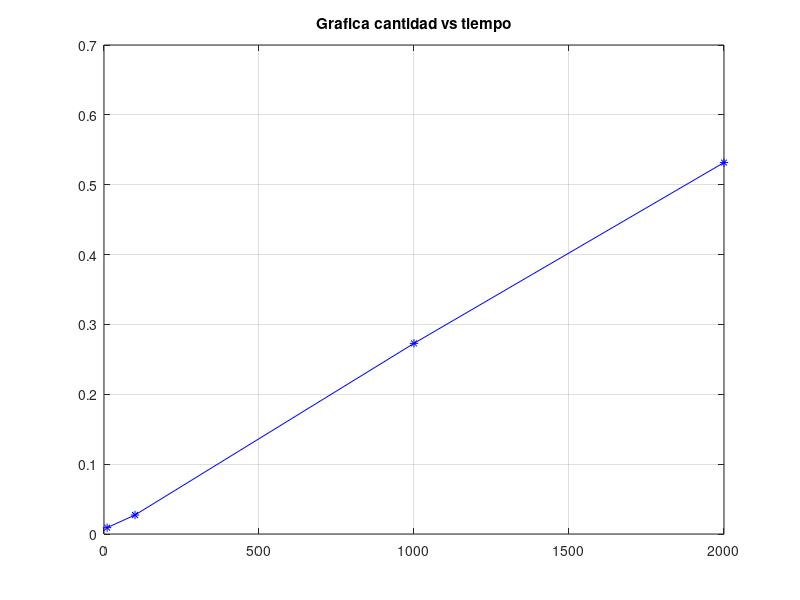

The MATLAB source for this figure:
clear all;clc
n = [10,100,1000,2000]';
t = zeros(length(n),1)';
for j = 1: length(n);    
a = zeros(1,n(j));
b = zeros(1,n(j)); 
s =zeros(1,n(j));

tic()
for i = 1: n(j)
    a(i) = randi([1,10],1,1);
    b(i) = randi([1,10],1,1);
end

for i = 1: n(j)
    s(i) = [a(i) + b(i)];
end

t(j) = toc;

end

disp('El vector de terminos es de: \n')
disp(n)
disp('El vector de tiempo es de: \n')
disp(t)
%Generamos un vector con los dos valores n y t
v =[n t'];
disp('Tabla compartiva de elementos de los vectores y tiempos')
disp(v)

figure(1)
plot(n,t,'-*b');
title('Grafica cantidad vs tiempo')
grid on
